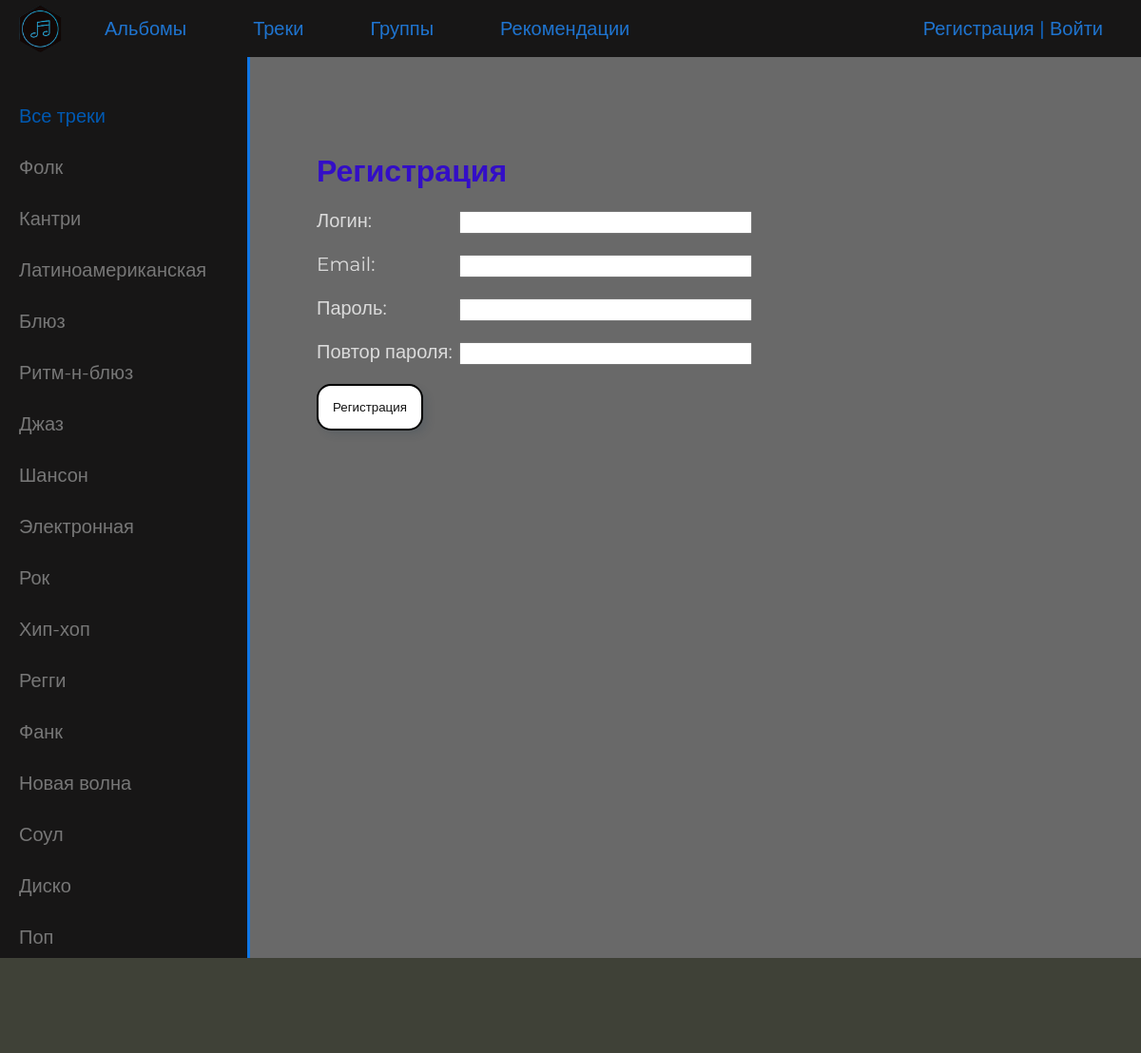
Screenshot of /register/ with the database file from the repository.
### music/models.py (models this page shows, shortened)
class Genre(models.Model):
    title = models.CharField(max_length=255)
    slug = models.SlugField(max_length=255, unique=True, db_index=True, verbose_name="URL")
    time_create = models.DateTimeField(auto_now_add=True)
    time_update = models.DateTimeField(auto_now=True)
    is_published = models.BooleanField(default=True)
    def get_absolute_url(self):
        return reverse('genre', kwargs={'genre_slug': self.slug})

### music/views.py (the view, shortened to what this page needs)
# urls.py: path('register/', RegisterUser.as_view(), name='register'),
class RegisterUser(DataMixin, CreateView):
    form_class = RegisterUserForm
    template_name = 'music/register.html'
    success_url = reverse_lazy('login')
    def get_context_data(self, *, object_list=None, **kwargs):
        context = super().get_context_data(**kwargs)
        c_def = self.get_user_context(title='Регистрация')
        return dict(list(context.items()) + list(c_def.items()))

### music/forms.py
class RegisterUserForm(UserCreationForm):
    username = forms.CharField(label='Логин', widget=forms.TextInput(attrs={'class': 'form-input'}))
    email = forms.EmailField(label='Email', widget=forms.EmailInput(attrs={'class': 'form-input'}))
    password1 = forms.CharField(label='Пароль', widget=forms.PasswordInput(attrs={'class': 'form-input'}))
    password2 = forms.CharField(label='Повтор пароля', widget=forms.PasswordInput(attrs={'class': 'form-input'}))
    class Meta:
        model = User
        fields = ('username', 'email', 'password1', 'password2')

### music/templatetags/music_tags.py (called while the page is built)
@register.simple_tag(name='getgen')
def get_genres():
    return Genre.objects.all()

### music/utils.py (called while the page is built)
        def get_user_context(self, **kwargs):
                context = kwargs
                genres = Genre.objects.all()
                user_menu = menu.copy()
                if not self.request.user.is_authenticated:
                        user_menu.pop(4)
                context['menu'] = user_menu
                context['genres'] = genres
                if 'gen_selected' not in context:
                        context['gen_selected'] = 0
                return context

### music/templates/music/register.html (shortened to what this page needs)
{% extends 'music/base.html' %}
{% block content %}
<h1>{{title}}</h1>
<form method="post">
    {% for f in form %}
    <p><label class="form-label" for="{{ f.id_for_label }}">{{f.label}}: </label>{{ f }}</p>
    {% endfor %}
    <button type="submit">Регистрация</button>
</form>
{% endblock %}

### music/templates/music/base.html (shortened to what this page needs)
{% load static %}
{% load music_tags %}
<!DOCTYPE html>
<html>
<head>
	<link type="text/css" href="{% static 'music/css/style.css' %}" rel="stylesheet" />
</head>
<body>
<table class="table-page" border=0 cellpadding="0" cellspacing="0">
<tr><td valign=top>
{% block mainmenu %}
		<div class="header">
			<ul id="mainmenu" class="mainmenu">
			<li class="logo"><a href="{% url 'home' %}"><div class="logo"></div></a></li>
{% for m in menu %}
			<li><a href="{% url m.url_name %}">{{m.title}}</a></li>
{% endfor %}
			{% if request.user.is_authenticated %}
			<li class="last">{{user.username}} | <a href="{% url 'logout' %}">Выйти</a></li>
			{% else %}
			<li class="last"><a href="{% url 'register' %}">Регистрация</a> | <a href="{% url 'login' %}">Войти</a></li>
			{% endif %}
			</ul>
		</div>
{% endblock mainmenu %}
<table class="table-content" border=0 cellpadding="0" cellspacing="0">
<tr>
	<td valign="top" class="left-chapters">
		{% getgen as genres %}
	<ul id="leftchapters">
		{% if gen_selected == 0 %}
			<li class="selected">Все треки</li>
		{% else %}
			<li><a href="{% url 'tracks' %}">Все треки</a></li>
		{% endif %}
		{% for gen in genres %}
    			{% if gen.pk == gen_selected %}
        			<li class="selected">{{gen.title}}</li>
    			{% else %}
        			<li><a href="{{ gen.get_absolute_url }}">{{gen.title}}</a></li>
    			{% endif %}
		{% endfor %}
	</ul>
</td>
<td valign="top" class="content">
	<div class="content-text">
{% block content %}
{% endblock %}
	</div>
</td></tr></table>
</td></tr>
</td></tr></table>
</body>
<footer>
	<div id="footer">
	</div>
</footer>
</html>

### music/static/music/css/style.css (style rules this page uses)
html, body { font-family: 'Montserrat', sans-serif; margin: 0; padding: 0; height: 100%; width: 100%; color: #1077e6; background: #696969; }
a { color: #1077e6; text-decoration: none; }
.table-page { width: 100%; height: 100%; vertical-align: top; }
.table-page tr { height: 100%; }
.header { background: #171616; height: 60px; }
.logo { background: url('../images/logo.png') no-repeat 15px; background-size: 70%; width: 80px; height: 60px; }
ul.mainmenu { list-style: none; margin: 0; padding: 0; height: 60px; color: #1077e6; font-size: 20px; overflow: hidden; }
button { border-radius:15px; border:none; padding:15px; color: #121212; background:white; box-shadow: 5px 5px 10px -2px rgba(34, 60, 80, 0.2); border: 2px solid black; }
ul.mainmenu li { float: left; margin: 18px 40px 0 30px; }
ul.mainmenu li.logo { margin: 0; }
ul.mainmenu li.last { float: right; }
ul.mainmenu li a { color: #1f74cf; text-decoration: none; }
.table-content { width: 100%; min-height: 100%; height: 100%; overflow-y: scroll; }
.left-chapters { margin: 0; background: #171616; border-right: 3px solid #1077e6; min-height: 100%; }
.left-chapters ul { width: 230px; min-height: 100%; margin: 0; padding: 20px 10px 10px 20px; list-style: none; font-size: 20px; }
.left-chapters ul li { margin: 30px 0 0 0; color: #999; }
.left-chapters ul li.selected { color: #0059b2; }
.left-chapters ul li a { color: #777; text-decoration: none; }
.content { padding: 40px 20px 20px 40px; width: 100%; box-sizing: border-box; }
.content-text { margin: 60px 0 0 30px; color: #dbdbdb; font-size: 20px; font-family: 'Montserrat', sans-serif; }
.content-text h1 { font-size: 32px; color: #330ec7 }
#footer { box-sizing: border-box; background: #3F4137; padding: 5px; color: #aaa; font-size: 14px; font-family: 'Montserrat', sans-serif; text-align: left; overflow: hidden; height: 100px; }
.form-input { width: 300px; font-size: 16px; }
.form-label { display: inline-block; min-width: 150px; vertical-align: top; }
li { list-style-type: none; }

### rows the page displays
Genre: title "Фолк"
Genre: title "Кантри"
Genre: title "Латиноамериканская"
Genre: title "Блюз"
Genre: title "Ритм-н-блюз"
Genre: title "Джаз"
Genre: title "Шансон"
Genre: title "Электронная"
Genre: title "Рок"
Genre: title "Хип-хоп"
Genre: title "Регги"
Genre: title "Фанк"
Genre: title "Новая волна"
Genre: title "Соул"
Genre: title "Диско"
Genre: title "Поп"

### other values shown
{{ m.title }} "Альбомы" "Треки" "Группы" "Рекомендации"
{{ title }} "Регистрация"
{{ f.label }} "Логин" "Email" "Пароль" "Повтор пароля"
